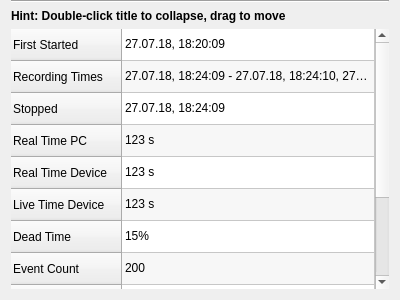
<?xml version="1.0" encoding="UTF-8"?>
<ui version="4.0">
 <class>Form</class>
 <widget class="QWidget" name="Form">
  <property name="geometry">
   <rect>
    <x>0</x>
    <y>0</y>
    <width>400</width>
    <height>300</height>
   </rect>
  </property>
  <property name="windowTitle">
   <string>Form</string>
  </property>
  <layout class="QVBoxLayout" name="verticalLayout">
   <property name="topMargin">
    <number>0</number>
   </property>
   <item>
    <widget class="Line" name="line">
     <property name="orientation">
      <enum>Qt::Horizontal</enum>
     </property>
    </widget>
   </item>
   <item>
    <widget class="QLabel" name="label">
     <property name="text">
      <string>&lt;html&gt;&lt;head/&gt;&lt;body&gt;&lt;p&gt;&lt;span style=&quot; font-weight:600;&quot;&gt;Hint: Double-click title to collapse, drag to move&lt;/span&gt;&lt;/p&gt;&lt;/body&gt;&lt;/html&gt;</string>
     </property>
    </widget>
   </item>
   <item>
    <widget class="QTableWidget" name="table">
     <property name="frameShape">
      <enum>QFrame::NoFrame</enum>
     </property>
     <property name="verticalScrollBarPolicy">
      <enum>Qt::ScrollBarAsNeeded</enum>
     </property>
     <property name="horizontalScrollBarPolicy">
      <enum>Qt::ScrollBarAsNeeded</enum>
     </property>
     <property name="sizeAdjustPolicy">
      <enum>QAbstractScrollArea::AdjustToContents</enum>
     </property>
     <property name="autoScroll">
      <bool>false</bool>
     </property>
     <property name="editTriggers">
      <set>QAbstractItemView::NoEditTriggers</set>
     </property>
     <property name="dragDropOverwriteMode">
      <bool>false</bool>
     </property>
     <property name="alternatingRowColors">
      <bool>true</bool>
     </property>
     <property name="selectionMode">
      <enum>QAbstractItemView::SingleSelection</enum>
     </property>
     <property name="selectionBehavior">
      <enum>QAbstractItemView::SelectRows</enum>
     </property>
     <property name="verticalScrollMode">
      <enum>QAbstractItemView::ScrollPerItem</enum>
     </property>
     <property name="showGrid">
      <bool>true</bool>
     </property>
     <property name="gridStyle">
      <enum>Qt::SolidLine</enum>
     </property>
     <property name="wordWrap">
      <bool>false</bool>
     </property>
     <property name="cornerButtonEnabled">
      <bool>true</bool>
     </property>
     <attribute name="horizontalHeaderVisible">
      <bool>false</bool>
     </attribute>
     <attribute name="horizontalHeaderCascadingSectionResizes">
      <bool>false</bool>
     </attribute>
     <attribute name="horizontalHeaderDefaultSectionSize">
      <number>110</number>
     </attribute>
     <attribute name="horizontalHeaderHighlightSections">
      <bool>false</bool>
     </attribute>
     <attribute name="horizontalHeaderStretchLastSection">
      <bool>true</bool>
     </attribute>
     <attribute name="verticalHeaderDefaultSectionSize">
      <number>32</number>
     </attribute>
     <row>
      <property name="text">
       <string>First Started</string>
      </property>
     </row>
     <row>
      <property name="text">
       <string>Recording Times</string>
      </property>
     </row>
     <row>
      <property name="text">
       <string>Stopped</string>
      </property>
     </row>
     <row>
      <property name="text">
       <string>Real Time PC</string>
      </property>
     </row>
     <row>
      <property name="text">
       <string>Real Time Device</string>
      </property>
     </row>
     <row>
      <property name="text">
       <string>Live Time Device</string>
      </property>
     </row>
     <row>
      <property name="text">
       <string>Dead Time</string>
      </property>
     </row>
     <row>
      <property name="text">
       <string>Event Count</string>
      </property>
     </row>
     <row>
      <property name="text">
       <string>Evt/D. Real Time</string>
      </property>
     </row>
     <row>
      <property name="text">
       <string>Evt/Live Time</string>
      </property>
     </row>
     <row>
      <property name="text">
       <string>Device</string>
      </property>
     </row>
     <row>
      <property name="text">
       <string>Last Configuration</string>
      </property>
     </row>
     <column>
      <property name="text">
       <string>Value</string>
      </property>
     </column>
     <item row="0" column="0">
      <property name="text">
       <string>27.07.18, 18:20:09</string>
      </property>
     </item>
     <item row="1" column="0">
      <property name="text">
       <string>27.07.18, 18:24:09 - 27.07.18, 18:24:10, 27.07.18, 18:24:09 - ?</string>
      </property>
     </item>
     <item row="2" column="0">
      <property name="text">
       <string>27.07.18, 18:24:09</string>
      </property>
     </item>
     <item row="3" column="0">
      <property name="text">
       <string>123 s</string>
      </property>
     </item>
     <item row="4" column="0">
      <property name="text">
       <string>123 s</string>
      </property>
     </item>
     <item row="5" column="0">
      <property name="text">
       <string>123 s</string>
      </property>
     </item>
     <item row="6" column="0">
      <property name="text">
       <string>15%</string>
      </property>
     </item>
     <item row="7" column="0">
      <property name="text">
       <string>200</string>
      </property>
     </item>
     <item row="8" column="0">
      <property name="text">
       <string>29.456</string>
      </property>
     </item>
     <item row="9" column="0">
      <property name="text">
       <string>12.566</string>
      </property>
     </item>
     <item row="10" column="0">
      <property name="text">
       <string>CAEN N123</string>
      </property>
     </item>
     <item row="11" column="0">
      <property name="text">
       <string>10</string>
      </property>
     </item>
    </widget>
   </item>
  </layout>
 </widget>
 <resources/>
 <connections/>
</ui>
